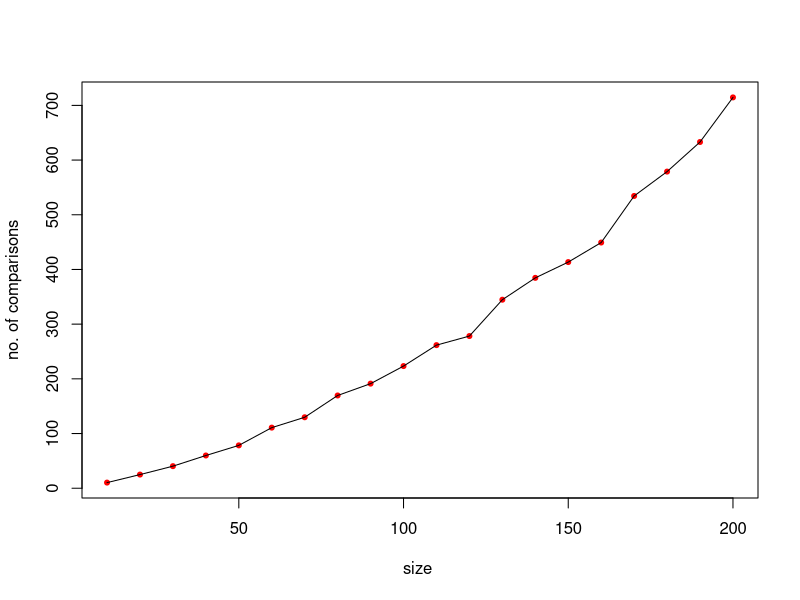

The R script that drew this image:
no_compare<-c(0,0,0,0,0,0,0,0,0,0,0,0,0,0,0,0,0,0,0,0)
for (case in (1:20)*10) {
  
  a<- array(runif(case, min=0, max = 1000))
  print(a)
  
  
  for (times in 1:20) {
    sample(a)
    compare<-0
    for (i in 1:length(a)) {
      j<- i
      key<-a[i]
      while((j>1) && (a[j-1]>key)){
        a[j]<-a[j-1]
        j<-j-1
        compare<-compare+1
      }
      
      a[j]<-key
      compare<-compare+1
    }
    
    print(a)
    no_compare[(case)/10]<-no_compare[(case)/10]+compare
  }
  no_compare[(case)/10]<-no_compare[(case)/10]/20
  
}
print(no_compare)
size<-array((1:20)*10)
plot(size,no_compare,xlab = "size ",ylab = "no. of comparisons",col="red",pch=20)
lines(size,no_compare)
